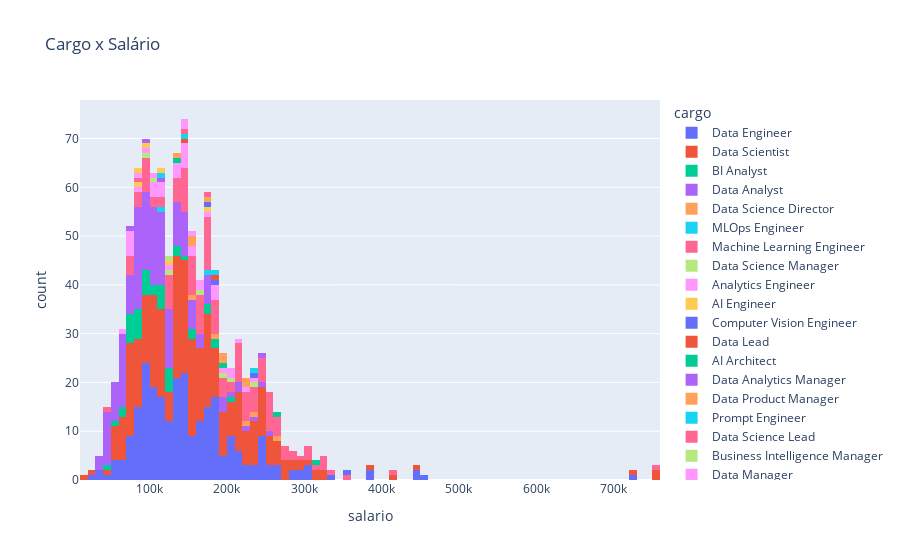

The cell this chart's notebook holds for it:
### Code cell
fig = px.histogram(df_ds_salaries[:1000], x='salario', color='cargo', title="Cargo x Salário")

fig.show()

### Figure 1 — Plotly figure (JSON) as saved in the notebook; plotly's stock layout.template omitted (floating-point values rounded to 4 significant figures; data arrays with more than 128 entries replaced by an {"elided": "..."} marker saying what was removed)
{"data": [{"alignmentgroup": "True", "bingroup": "x", "hovertemplate": "cargo=Data Engineer<br>salario=%{x}<br>count=%{y}<extra></extra>", "legendgroup": "Data Engineer", "marker": {"color": "#636efa", "pattern": {"shape": ""}}, "name": "Data Engineer", "offsetgroup": "Data Engineer", "orientation": "v", "showlegend": true, "type": "histogram", "x": {"elided": "259 int values"}, "xaxis": "x", "yaxis": "y"}, {"alignmentgroup": "True", "bingroup": "x", "hovertemplate": "cargo=Data Scientist<br>salario=%{x}<br>count=%{y}<extra></extra>", "legendgroup": "Data Scientist", "marker": {"color": "#EF553B", "pattern": {"shape": ""}}, "name": "Data Scientist", "offsetgroup": "Data Scientist", "orientation": "v", "showlegend": true, "type": "histogram", "x": {"elided": "305 int values"}, "xaxis": "x", "yaxis": "y"}, {"alignmentgroup": "True", "bingroup": "x", "hovertemplate": "cargo=BI Analyst<br>salario=%{x}<br>count=%{y}<extra></extra>", "legendgroup": "BI Analyst", "marker": {"color": "#00cc96", "pattern": {"shape": ""}}, "name": "BI Analyst", "offsetgroup": "BI Analyst", "orientation": "v", "showlegend": true, "type": "histogram", "x": [120000, 62100, 87800, 76300, 200400, 126900, 177500, 117500, 95000, 70000, 154800, 76300, 117750, 70650, 92000, 80000, 90000, 70000, 127000, 72600, 132000, 82500, 144138, 104828, 95000, 80000, 45000, 189000, 118100, 120000, 102000, 119000, 52100, 176875, 84750, 85000, 65000, 130000, 120000, 153800, 96000, 189000, 118100], "xaxis": "x", "yaxis": "y"}, {"alignmentgroup": "True", "bingroup": "x", "hovertemplate": "cargo=Data Analyst<br>salario=%{x}<br>count=%{y}<extra></extra>", "legendgroup": "Data Analyst", "marker": {"color": "#ab63fa", "pattern": {"shape": ""}}, "name": "Data Analyst", "offsetgroup": "Data Analyst", "orientation": "v", "showlegend": true, "type": "histogram", "x": {"elided": "168 int values"}, "xaxis": "x", "yaxis": "y"}, {"alignmentgroup": "True", "bingroup": "x", "hovertemplate": "cargo=Data Science Director<br>salario=%{x}<br>count=%{y}<extra></extra>", "legendgroup": "Data Science Director", "marker": {"color": "#FFA15A", "pattern": {"shape": ""}}, "name": "Data Science Director", "offsetgroup": "Data Science Director", "orientation": "v", "showlegend": true, "type": "histogram", "x": [225000, 180000, 260000, 237500, 157500], "xaxis": "x", "yaxis": "y"}, {"alignmentgroup": "True", "bingroup": "x", "hovertemplate": "cargo=MLOps Engineer<br>salario=%{x}<br>count=%{y}<extra></extra>", "legendgroup": "MLOps Engineer", "marker": {"color": "#19d3f3", "pattern": {"shape": ""}}, "name": "MLOps Engineer", "offsetgroup": "MLOps Engineer", "orientation": "v", "showlegend": true, "type": "histogram", "x": [175000, 110000], "xaxis": "x", "yaxis": "y"}, {"alignmentgroup": "True", "bingroup": "x", "hovertemplate": "cargo=Machine Learning Engineer<br>salario=%{x}<br>count=%{y}<extra></extra>", "legendgroup": "Machine Learning Engineer", "marker": {"color": "#FF6692", "pattern": {"shape": ""}}, "name": "Machine Learning Engineer", "offsetgroup": "Machine Learning Engineer", "orientation": "v", "showlegend": true, "type": "histogram", "x": {"elided": "132 int values"}, "xaxis": "x", "yaxis": "y"}, {"alignmentgroup": "True", "bingroup": "x", "hovertemplate": "cargo=Data Science Manager<br>salario=%{x}<br>count=%{y}<extra></extra>", "legendgroup": "Data Science Manager", "marker": {"color": "#B6E880", "pattern": {"shape": ""}}, "name": "Data Science Manager", "offsetgroup": "Data Science Manager", "orientation": "v", "showlegend": true, "type": "histogram", "x": [120000, 90000, 237000, 201450, 190000, 160000], "xaxis": "x", "yaxis": "y"}, {"alignmentgroup": "True", "bingroup": "x", "hovertemplate": "cargo=Analytics Engineer<br>salario=%{x}<br>count=%{y}<extra></extra>", "legendgroup": "Analytics Engineer", "marker": {"color": "#FF97FF", "pattern": {"shape": ""}}, "name": "Analytics Engineer", "offsetgroup": "Analytics Engineer", "orientation": "v", "showlegend": true, "type": "histogram", "x": [170000, 130000, 185000, 79600, 100000, 75000, 134160, 72240, 195000, 165000, 116550, 79200, 234200, 124000, 189000, 140000, 104755, 83376, 130000, 110000, 209990, 140000, 149925, 91260, 108350, 78800, 221300, 147500, 155000, 145000, 185000, 165000, 215500, 155800, 204000, 112500], "xaxis": "x", "yaxis": "y"}, {"alignmentgroup": "True", "bingroup": "x", "hovertemplate": "cargo=AI Engineer<br>salario=%{x}<br>count=%{y}<extra></extra>", "legendgroup": "AI Engineer", "marker": {"color": "#FECB52", "pattern": {"shape": ""}}, "name": "AI Engineer", "offsetgroup": "AI Engineer", "orientation": "v", "showlegend": true, "type": "histogram", "x": [170200, 83900, 120000, 90000], "xaxis": "x", "yaxis": "y"}, {"alignmentgroup": "True", "bingroup": "x", "hovertemplate": "cargo=Computer Vision Engineer<br>salario=%{x}<br>count=%{y}<extra></extra>", "legendgroup": "Computer Vision Engineer", "marker": {"color": "#636efa", "pattern": {"shape": ""}}, "name": "Computer Vision Engineer", "offsetgroup": "Computer Vision Engineer", "orientation": "v", "showlegend": true, "type": "histogram", "x": [235000, 185000, 351000, 171000], "xaxis": "x", "yaxis": "y"}, {"alignmentgroup": "True", "bingroup": "x", "hovertemplate": "cargo=Data Lead<br>salario=%{x}<br>count=%{y}<extra></extra>", "legendgroup": "Data Lead", "marker": {"color": "#EF553B", "pattern": {"shape": ""}}, "name": "Data Lead", "offsetgroup": "Data Lead", "orientation": "v", "showlegend": true, "type": "histogram", "x": [180000, 140000], "xaxis": "x", "yaxis": "y"}, {"alignmentgroup": "True", "bingroup": "x", "hovertemplate": "cargo=AI Architect<br>salario=%{x}<br>count=%{y}<extra></extra>", "legendgroup": "AI Architect", "marker": {"color": "#00cc96", "pattern": {"shape": ""}}, "name": "AI Architect", "offsetgroup": "AI Architect", "orientation": "v", "showlegend": true, "type": "histogram", "x": [198650, 137000, 317000, 266000], "xaxis": "x", "yaxis": "y"}, {"alignmentgroup": "True", "bingroup": "x", "hovertemplate": "cargo=Data Analytics Manager<br>salario=%{x}<br>count=%{y}<extra></extra>", "legendgroup": "Data Analytics Manager", "marker": {"color": "#ab63fa", "pattern": {"shape": ""}}, "name": "Data Analytics Manager", "offsetgroup": "Data Analytics Manager", "orientation": "v", "showlegend": true, "type": "histogram", "x": [99000, 70000, 242100, 116200], "xaxis": "x", "yaxis": "y"}, {"alignmentgroup": "True", "bingroup": "x", "hovertemplate": "cargo=Data Product Manager<br>salario=%{x}<br>count=%{y}<extra></extra>", "legendgroup": "Data Product Manager", "marker": {"color": "#FFA15A", "pattern": {"shape": ""}}, "name": "Data Product Manager", "offsetgroup": "Data Product Manager", "orientation": "v", "showlegend": true, "type": "histogram", "x": [227200, 199100, 175000, 150000, 220000, 137500, 198000, 151000], "xaxis": "x", "yaxis": "y"}, {"alignmentgroup": "True", "bingroup": "x", "hovertemplate": "cargo=Prompt Engineer<br>salario=%{x}<br>count=%{y}<extra></extra>", "legendgroup": "Prompt Engineer", "marker": {"color": "#19d3f3", "pattern": {"shape": ""}}, "name": "Prompt Engineer", "offsetgroup": "Prompt Engineer", "orientation": "v", "showlegend": true, "type": "histogram", "x": [184000, 112000, 230000, 140000], "xaxis": "x", "yaxis": "y"}, {"alignmentgroup": "True", "bingroup": "x", "hovertemplate": "cargo=Data Science Lead<br>salario=%{x}<br>count=%{y}<extra></extra>", "legendgroup": "Data Science Lead", "marker": {"color": "#FF6692", "pattern": {"shape": ""}}, "name": "Data Science Lead", "offsetgroup": "Data Science Lead", "orientation": "v", "showlegend": true, "type": "histogram", "x": [148300, 84700, 272000, 170000], "xaxis": "x", "yaxis": "y"}, {"alignmentgroup": "True", "bingroup": "x", "hovertemplate": "cargo=Business Intelligence Manager<br>salario=%{x}<br>count=%{y}<extra></extra>", "legendgroup": "Business Intelligence Manager", "marker": {"color": "#B6E880", "pattern": {"shape": ""}}, "name": "Business Intelligence Manager", "offsetgroup": "Business Intelligence Manager", "orientation": "v", "showlegend": true, "type": "histogram", "x": [120000, 100000], "xaxis": "x", "yaxis": "y"}, {"alignmentgroup": "True", "bingroup": "x", "hovertemplate": "cargo=Data Manager<br>salario=%{x}<br>count=%{y}<extra></extra>", "legendgroup": "Data Manager", "marker": {"color": "#FF97FF", "pattern": {"shape": ""}}, "name": "Data Manager", "offsetgroup": "Data Manager", "orientation": "v", "showlegend": true, "type": "histogram", "x": [151700, 63000, 149800, 85600, 144300, 104800], "xaxis": "x", "yaxis": "y"}, {"alignmentgroup": "True", "bingroup": "x", "hovertemplate": "cargo=Data Analytics Lead<br>salario=%{x}<br>count=%{y}<extra></extra>", "legendgroup": "Data Analytics Lead", "marker": {"color": "#FECB52", "pattern": {"shape": ""}}, "name": "Data Analytics Lead", "offsetgroup": "Data Analytics Lead", "orientation": "v", "showlegend": true, "type": "histogram", "x": [115920, 84000], "xaxis": "x", "yaxis": "y"}], "layout": {"barmode": "relative", "legend": {"title": {"text": "cargo"}, "tracegroupgap": 0}, "title": {"text": "Cargo x Salário"}, "xaxis": {"anchor": "y", "domain": [0, 1], "title": {"text": "salario"}}, "yaxis": {"anchor": "x", "domain": [0, 1], "title": {"text": "count"}}}}
